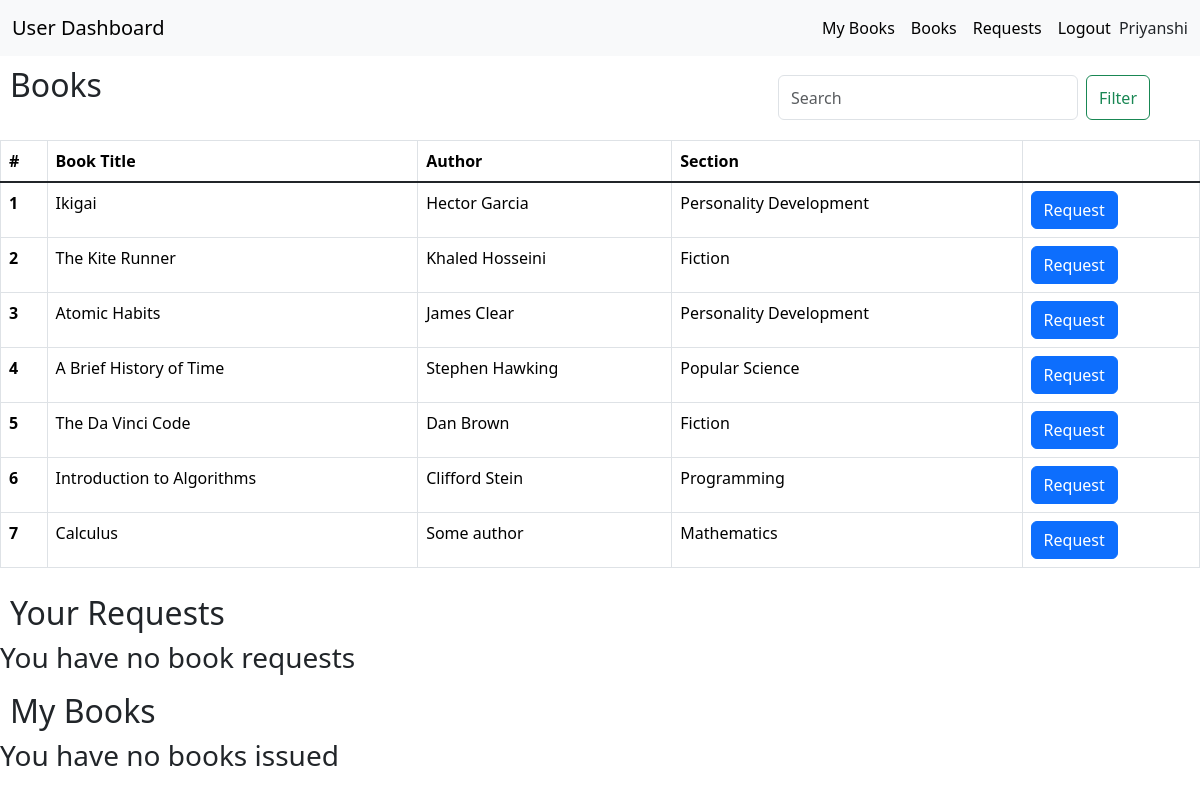
Page /user/1 on the committed database.
### application/models.py (models this page shows)
class User(db.Model):
  __tablename__ = "users"
  u_id = db.Column(db.Integer(), primary_key=True)
  name = db.Column(db.String(), nullable=False)
  email = db.Column(db.String(), nullable=False, unique=True)
  password = db.Column(db.String(), nullable=False)
  type = db.Column(db.String(), default = "general", nullable=False)

class Books(db.Model):
  __tablename__ = "books"
  b_id = db.Column(db.Integer(), primary_key=True)
  b_title = db.Column(db.String(), nullable=False, unique=True)
  b_author = db.Column(db.String(), nullable=False)
  description = db.Column(db.String())
  link = db.Column(db.String(), nullable=False)
  b_section = db.Column(db.String(), nullable=False)

### application/controllers.py (the view)
@app.route('/user/<int:u_id>', methods=['GET', 'POST'])
def user_dashboard(u_id):
  user = User.query.get(u_id)
  req_issues = Issues.query.filter_by(user_id=u_id, user_status='requested').all()
  issued = Issues.query.filter_by(user_id=u_id, user_status='approved').all()
  books = Books.query.all()
  return render_template('user_dash.html', user=user, req_issues = req_issues, books = books, issued=issued)

### templates/user_dash.html (shortened to what this page needs)
<!DOCTYPE html>
<html lang="en">
<head>
  <link rel="stylesheet" href="/static/style.css">
  <link href="https://cdn.jsdelivr.net/npm/bootstrap@5.3.3/dist/css/bootstrap.min.css" rel="stylesheet">
</head>
<body>
  <div id="main">
    <div id="nav-bar">
      <nav class="navbar navbar-expand-lg bg-body-tertiary">
        <div class="container-fluid">
          <a class="navbar-brand" href="#">User Dashboard</a>
          <div class="collapse navbar-collapse" id="navbarSupportedContent">
            <ul class="navbar-nav ms-auto mb-2 mb-lg-0">
              <li class="nav-item">
                <a class="nav-link active" aria-current="page" href="#mybooks">My Books</a>
              </li>
              <li class="nav-item">
                <a class="nav-link active" aria-current="page" href="#books">Books</a>
              </li>
              <li class="nav-item">
                <a class="nav-link active" aria-current="page" href="#requests">Requests</a>
              </li>
              <li class="nav-item">
                <a class="nav-link active" aria-current="page" href="/userlogin">Logout</a>
              </li>
              <li class="nav-item d-flex align-items-center">
                {{user.name}}
              </li>
            </ul>
          </div>
        </div>
      </nav>
    </div>
    <div id="search">
    <form class="d-flex" role="search">
      <input class="form-control me-2" type="search" placeholder="Search" aria-label="Search">
      <button class="btn btn-outline-success" type="submit">Filter</button>
    </form>
  </div>
  <h2 class="headings" id="books">Books</h2>
  <table class="table table-bordered table-hover">
    <thead class="thead-dark">
      <tr>
        <th scope="row">#</th>
        <th scope="col">Book Title</th>
        <th scope="col">Author</th>
        <th scope="col">Section</th>
        <th scope="col"></th>
      </tr>
    </thead>
    <tbody class="table-group-divider">
      {% for book in books %}
      <tr>
        <th scope="row">{{loop.index}}</th>
        <td>{{book.b_title}}</td>
        <td>{{book.b_author}}</td>
        <td>{{book.b_section}}</td>
        <td>
          <form action="/user/{{ user.u_id }}/new_request/{{ book.b_id }}", method="post">
            <button type="submit" class="btn btn-primary">
              Request
            </button>
          </form>
        </td>
      </tr>
      {% endfor %}
    </tbody>
  </table>
  <h2 class="headings" id="requests">Your Requests</h2>
  {% if req_issues|length == 0 %}
  <h3>You have no book requests</h3>
  {% endif %}
  <h2 class="headings" id="mybooks">My Books</h2>
  {% if issued|length == 0 %}
  <h3>You have no books issued</h3>
  {% endif %}
  </div>
</body>
</html>

### static/style.css (style rules this page uses)
* { margin: 0px; }
#search { position: absolute; top: 75px; right: 50px; }
#search .form-control { width: 300px; height: 45px; }
.table { margin-top: 3%; }
.headings { padding-left: 10px; padding-top: 10px; }

### rows in the picture
User: name "Priyanshi"
Books: b_title "Ikigai", b_author "Hector Garcia", b_section "Personality Development"
Books: b_title "The Kite Runner", b_author "Khaled Hosseini", b_section "Fiction"
Books: b_title "Atomic Habits", b_author "James Clear", b_section "Personality Development"
Books: b_title "A Brief History of Time", b_author "Stephen Hawking", b_section "Popular Science"
Books: b_title "The Da Vinci Code", b_author "Dan Brown", b_section "Fiction"
Books: b_title "Introduction to Algorithms", b_author "Clifford Stein", b_section "Programming"
Books: b_title "Calculus", b_author "Some author", b_section "Mathematics"
